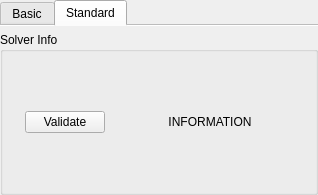
<?xml version="1.0" encoding="UTF-8"?>
<ui version="4.0">
 <class>Form</class>
 <widget class="QWidget" name="Form">
  <property name="geometry">
   <rect>
    <x>0</x>
    <y>0</y>
    <width>318</width>
    <height>195</height>
   </rect>
  </property>
  <property name="windowTitle">
   <string>Form</string>
  </property>
  <layout class="QVBoxLayout" name="verticalLayout" stretch="0,1">
   <property name="spacing">
    <number>0</number>
   </property>
   <property name="leftMargin">
    <number>0</number>
   </property>
   <property name="topMargin">
    <number>0</number>
   </property>
   <property name="rightMargin">
    <number>0</number>
   </property>
   <property name="bottomMargin">
    <number>0</number>
   </property>
   <item>
    <widget class="QTabWidget" name="tabWidget">
     <property name="enabled">
      <bool>true</bool>
     </property>
     <property name="sizePolicy">
      <sizepolicy hsizetype="Expanding" vsizetype="Preferred">
       <horstretch>0</horstretch>
       <verstretch>0</verstretch>
      </sizepolicy>
     </property>
     <property name="tabPosition">
      <enum>QTabWidget::North</enum>
     </property>
     <property name="tabShape">
      <enum>QTabWidget::Rounded</enum>
     </property>
     <property name="currentIndex">
      <number>1</number>
     </property>
     <property name="usesScrollButtons">
      <bool>false</bool>
     </property>
     <property name="documentMode">
      <bool>true</bool>
     </property>
     <property name="tabsClosable">
      <bool>false</bool>
     </property>
     <property name="movable">
      <bool>false</bool>
     </property>
     <widget class="QWidget" name="basic_tab">
      <attribute name="title">
       <string>Basic</string>
      </attribute>
      <layout class="QVBoxLayout" name="verticalLayout_3">
       <property name="spacing">
        <number>1</number>
       </property>
       <property name="leftMargin">
        <number>1</number>
       </property>
       <property name="topMargin">
        <number>1</number>
       </property>
       <property name="rightMargin">
        <number>1</number>
       </property>
       <property name="bottomMargin">
        <number>1</number>
       </property>
       <item>
        <layout class="QVBoxLayout" name="basic_layout">
         <property name="spacing">
          <number>1</number>
         </property>
        </layout>
       </item>
      </layout>
     </widget>
     <widget class="QWidget" name="standard_tab">
      <attribute name="title">
       <string>Standard</string>
      </attribute>
      <layout class="QHBoxLayout" name="horizontalLayout_4">
       <property name="spacing">
        <number>1</number>
       </property>
       <property name="leftMargin">
        <number>1</number>
       </property>
       <property name="topMargin">
        <number>1</number>
       </property>
       <property name="rightMargin">
        <number>1</number>
       </property>
       <property name="bottomMargin">
        <number>1</number>
       </property>
       <item>
        <layout class="QVBoxLayout" name="standard_layout">
         <property name="spacing">
          <number>1</number>
         </property>
        </layout>
       </item>
      </layout>
     </widget>
    </widget>
   </item>
   <item>
    <widget class="QGroupBox" name="info_groupBox">
     <property name="title">
      <string>Solver Info</string>
     </property>
     <layout class="QHBoxLayout" name="horizontalLayout">
      <property name="spacing">
       <number>2</number>
      </property>
      <property name="leftMargin">
       <number>2</number>
      </property>
      <property name="topMargin">
       <number>2</number>
      </property>
      <property name="rightMargin">
       <number>2</number>
      </property>
      <property name="bottomMargin">
       <number>2</number>
      </property>
      <item>
       <spacer name="horizontalSpacer">
        <property name="orientation">
         <enum>Qt::Horizontal</enum>
        </property>
        <property name="sizeType">
         <enum>QSizePolicy::Minimum</enum>
        </property>
        <property name="sizeHint" stdset="0">
         <size>
          <width>20</width>
          <height>20</height>
         </size>
        </property>
       </spacer>
      </item>
      <item>
       <widget class="QPushButton" name="validate_pushButton">
        <property name="text">
         <string>Validate</string>
        </property>
       </widget>
      </item>
      <item>
       <widget class="QLabel" name="info_label">
        <property name="sizePolicy">
         <sizepolicy hsizetype="Expanding" vsizetype="Preferred">
          <horstretch>0</horstretch>
          <verstretch>0</verstretch>
         </sizepolicy>
        </property>
        <property name="text">
         <string>INFORMATION</string>
        </property>
        <property name="alignment">
         <set>Qt::AlignCenter</set>
        </property>
       </widget>
      </item>
     </layout>
    </widget>
   </item>
  </layout>
 </widget>
 <resources/>
 <connections/>
</ui>
